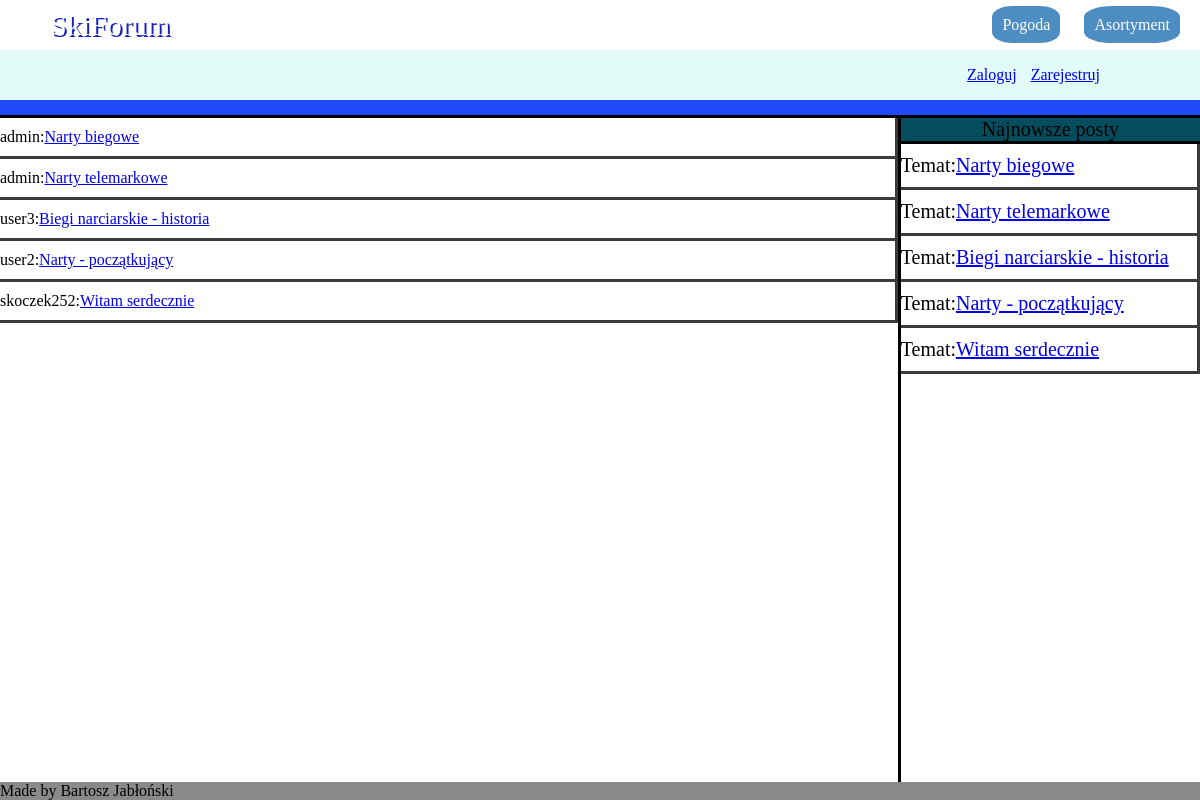
The app's page /pages/forum.php with its own data.
### tables this page shows
CREATE TABLE IF NOT EXISTS `wpisy` (
  `id_wpisu` int(12) NOT NULL AUTO_INCREMENT,
  `id_uzytkownika` int(12) NOT NULL,
  `nazwa` varchar(250) NOT NULL,
  `tresc` varchar(500) NOT NULL,
  PRIMARY KEY (`id_wpisu`),
  KEY `id_uzytkownika` (`id_uzytkownika`)
);

CREATE TABLE IF NOT EXISTS `uzytkownicy` (
  `id_uzytkownika` int(12) NOT NULL AUTO_INCREMENT,
  `login` varchar(30) NOT NULL,
  `haslo` char(255) NOT NULL,
  `email` varchar(30) NOT NULL,
  `uprawnienia` int(1) NOT NULL,
  `zbanowany` int(1) NOT NULL DEFAULT '0',
  PRIMARY KEY (`id_uzytkownika`)
);

### pages/forum.php (the view, shortened to what this page needs)
<!DOCTYPE html>
<html lang="pl">
  <head>
    <link rel="stylesheet" href="../css/styles.css">
  </head>
  <body>
    <header>
      <a id="logo" href="../index.php">SkiForum</a>
      <nav class=topnav>
        <ul>
          <li><a href="pogoda.php">Pogoda</a></li>
          <li><a href="asortyment.php">Asortyment</a></li>
        </ul>
      </nav>
    </header>
    <?php require('../rejestruj_loguj.php'); ?>
    <div class="btn-container">
      <ul class="select-list">
      </ul>
    </div>
    <main class="forum-content">
      <div class="subjects">
      <?php
        try
        {
          $pdo = new PDO('mysql:host=userdb1;dbname=1197239_EkE', '1197239_EkE', 'yXApv34o3YkEFR');
        } catch(PDOException $e){
          echo $e -> getMessage();
          die();
        }
        $select = $pdo->query("SELECT * FROM wpisy");
        foreach($select as $row){
          $id_uzytkownika = $row['id_uzytkownika'];
          $tytul = $row['nazwa'];
          $id_wpisu = $row['id_wpisu'];
          $stmt = $pdo->query("SELECT login FROM uzytkownicy WHERE id_uzytkownika = '$id_uzytkownika'");
          $user = $stmt -> fetch();
          echo '<div class="content">
                '.$user['login'].': <a href="forum_post.php?nr_posta='.$id_wpisu.'">'.$tytul.'</a>';
          echo '</div>';
        }
       ?>
      </div>
      <?php require ('poboczny_posty.php'); ?>
    </main>
<footer>Made by Bartosz Jabłoński</footer>
  </body>
</html>

### pages/poboczny_posty.php
<aside class="">
  <header class="aside-header">
    Najnowsze posty
  </header>
<?php
  try
  {
    $pdo = new PDO('mysql:host=userdb1;dbname=1197239_EkE', '1197239_EkE', 'yXApv34o3YkEFR');
  } catch(PDOException $e){
    echo $e -> getMessage();
    die();
  }
  $select = $pdo->prepare("SELECT nazwa, id_wpisu FROM (
                              SELECT * FROM wpisy ORDER BY id_wpisu DESC LIMIT 5
                            ) sub
                         ORDER BY id_wpisu ASC");
  $select->execute();
  foreach($select as $row){
    $nazwa = $row['nazwa'];
    $id_wpisu = $row['id_wpisu'];
    echo '<div class="content" style="font-size: 20px;">
    Temat: <a href="forum_post.php?nr_posta='.$id_wpisu.'">'.$nazwa.'</a> </div>';
  }
 ?>
</aside>

### css/styles.css (style rules this page uses)
html, body { padding: 0; margin: 0; height: 100%; }
body { background-image: url("../images/background4.jpg"); background-size: cover; background-attachment: fixed; display: flex; flex-direction: column; }
header { display: flex; justify-content: space-between; }
#logo { text-decoration: none; color: white; margin-left: 50px; font-size: 30px; text-shadow: 2px 2px #1622bb; align-self: center; }
.topnav ul { list-style-type: none; }
.topnav ul li { display: inline-block; margin-right: 20px; }
.topnav ul li a { background-color: #4d8dc1; border-radius: 30%; color: white; text-decoration: none; padding: 10px; }
.select-list { margin-top: 5px; list-style-type: none; }
.forum-content { display: flex; flex: 1; }
.subjects { flex: 3; background-color: rgba(255,255,255, 0.7); border-right: solid; flex-direction: column; }
aside { display: flex; flex-direction: column; flex: 1; background-color: rgba(255,255,255, 0.7); }
main .aside-header { border-bottom: solid; border-color: black; font-size: 20px; background-color: #054d5d; justify-content: center; }
main .content { display: flex; border-style: inset; border-color: #3b3b3b; padding: 10px 0; border-left: none; border-top: none; align-content: center; }
.btn-container ul { background-color: rgba(32,73,247); margin: 0; padding-top: 15px; border-bottom: solid; }
footer { background-color: rgba(89,89,89, 0.7); }

### records on screen
wpisy: id_uzytkownika.login "admin", nazwa "Narty biegowe"
wpisy: id_uzytkownika.login "admin", nazwa "Narty telemarkowe"
wpisy: id_uzytkownika.login "user3", nazwa "Biegi narciarskie - historia"
wpisy: id_uzytkownika.login "user2", nazwa "Narty - początkujący"
wpisy: id_uzytkownika.login "skoczek252", nazwa "Witam serdecznie"
